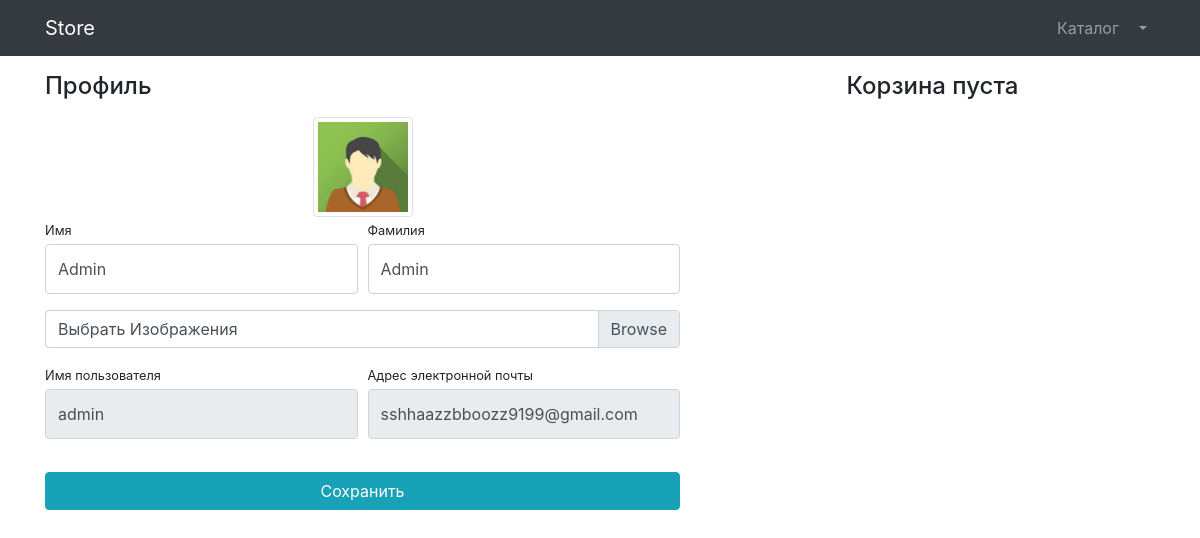
/users/profile/1/ (signed in), run on the app's committed database.
### users/models.py (models this page shows)
class User(AbstractUser):
    image = models.ImageField(upload_to='users_image', null=True, blank=True)
    is_verification = models.BooleanField(default=False)

### users/views.py (the view, shortened to what this page needs)
# urls.py: path('profile/<int:pk>/', UserProfileView.as_view(), name='profile'),
class UserProfileView(UpdateView):
    model = User
    form_class = UserProfileForm
    template_name = 'users/profile.html'
    def get_context_data(self, **kwargs):
        context = super(UserProfileView, self).get_context_data()
        context['title'] = 'Store - Profile'
        context['baskets'] = Basket.objects.filter(user=self.request.user)
        context['total_sum'] = sum(basket.sum() for basket in Basket.objects.filter(user=self.object))
        context['total_quantity'] = sum(basket.quantity for basket in Basket.objects.filter(user=self.object))
        return context

### users/forms.py
class UserProfileForm(UserChangeForm):
    first_name = forms.CharField(widget=forms.TextInput(attrs={'class': 'form-control py-4'}))
    last_name = forms.CharField(widget=forms.TextInput(attrs={'class': 'form-control py-4'}))
    image = forms.ImageField(widget=forms.FileInput(attrs={'class': 'custom-file-label'}), required=False)
    username = forms.CharField(widget=forms.TextInput(attrs={'class': 'form-control py-4', 'readonly': True}))
    email = forms.EmailField(widget=forms.EmailInput(attrs={'class': 'form-control py-4', 'readonly': True}))
    print('Name')
    class Meta:
        model = User
        fields = ('first_name', 'last_name', 'image', 'username', 'email')

### products/models.py (called while the page is built)
    def sum(self):
        return self.product.price * self.quantity

### users/templates/users/profile.html (shortened to what this page needs)
{% extends 'products/base.html' %}
{% load static %}
{% block css %} <link href="{% static 'vendor/css/profile.css' %}" rel="stylesheet"> {% endblock %}
{% block content %}
    <div class="container">
    <div class="row">
        <div class="col-lg-7">
            <h4 class="mt-3 mb-3">Профиль</h4>
            <div class="col-lg-12 text-center">
                <img width="100" height="100"
                     src="{% if user.image %}{{user.image.url}}{% else %}{% static 'vendor\img\users\default_avatar.jpg' %}{% endif %}"
                     class="img-thumbnail">
            </div>
            <form action="{% url 'users:profile' user.id %}" method="post" enctype="multipart/form-data">
                <div class="form-row">
                    <div class="col-lg-6">
                        <div class="form-group">
                            <label class="small mb-1" for="{{form.first_name.id_for_label}}">Имя</label>
                            {{form.first_name}}
                        </div>
                    </div>
                    <div class="col-lg-6">
                        <div class="form-group">
                            <label class="small mb-1" for="{{form.last_name.id_for_label}}">Фамилия</label>
                            {{form.last_name}}
                        </div>
                    </div>
                </div>
                <div class="form-row mb-2">
                    <div class="col-lg-12">
                        <div class="custom-file">
                            <label class="custom-file-label" for="{{form.image.id_for_label}}">Выбрать Изображения</label>
                        </div>
                    </div>
                </div>
                <div class="form-row">
                    <div class="col-lg-6">
                        <label class="small mb-1" for="{{form.username.id_for_label}}">Имя пользователя</label>
                        {{form.username}}
                    </div>
                    <div class="col-lg-6">
                        <label class="small mb-1" for="{{form.email.id_for_label}}">Адрес электронной
                            почты</label>
                        {{form.email}}
                    </div>
                </div>
                <div class="form-row">
                    <div class="col-lg-12" style="margin-top: 33px;">
                        <input class="btn btn-info btn-block" type="submit" value="Сохранить">
                    </div>
                </div>
            </form>
        </div>
        <div class="col-lg-5">
            {% include 'products/basket.html' %}
        </div>
    </div>
</div>
{% endblock %}

### data on the page
User: image (picture), first_name "Admin", last_name "Admin", username "admin", email "sshhaazzbboozz9199@gmail.com"
